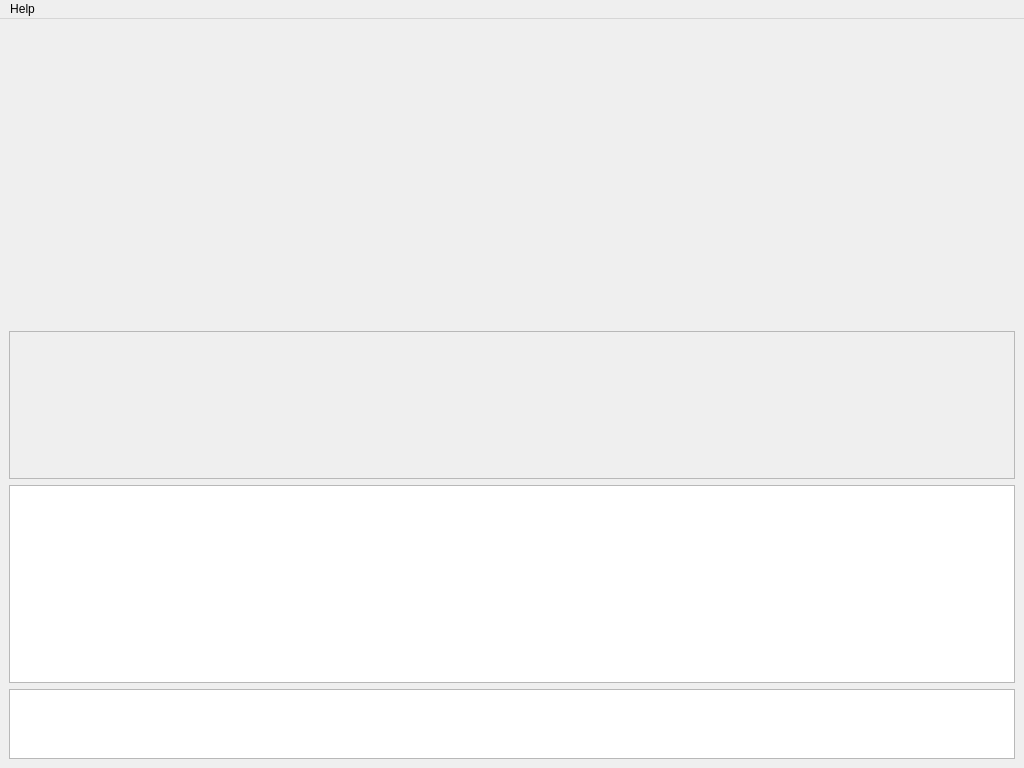
<?xml version="1.0" encoding="UTF-8"?>
<ui version="4.0">
 <class>ClientMainWindow</class>
 <widget class="QMainWindow" name="ClientMainWindow">
  <property name="geometry">
   <rect>
    <x>0</x>
    <y>0</y>
    <width>1024</width>
    <height>768</height>
   </rect>
  </property>
  <property name="windowTitle">
   <string>Video Panzer</string>
  </property>
  <widget class="QWidget" name="centralwidget">
   <layout class="QVBoxLayout" name="verticalLayout" stretch="6,3,4,1">
    <item>
     <widget class="CameraHandler" name="mainCameraHandler" native="true"/>
    </item>
    <item>
     <widget class="QScrollArea" name="scrollArea">
      <property name="widgetResizable">
       <bool>true</bool>
      </property>
      <widget class="ConversationCameraHandler" name="conversationCameraHandler">
       <property name="geometry">
        <rect>
         <x>0</x>
         <y>0</y>
         <width>1004</width>
         <height>146</height>
        </rect>
       </property>
      </widget>
     </widget>
    </item>
    <item>
     <widget class="QTextBrowser" name="textBrowser">
      <property name="lineWidth">
       <number>1</number>
      </property>
     </widget>
    </item>
    <item>
     <widget class="InputMessage" name="inputMessage">
      <property name="lineWidth">
       <number>1</number>
      </property>
     </widget>
    </item>
   </layout>
  </widget>
  <widget class="QMenuBar" name="menubar">
   <property name="geometry">
    <rect>
     <x>0</x>
     <y>0</y>
     <width>1024</width>
     <height>22</height>
    </rect>
   </property>
   <widget class="QMenu" name="menuHelp">
    <property name="title">
     <string>Help</string>
    </property>
    <addaction name="actionAbout"/>
   </widget>
   <addaction name="menuHelp"/>
  </widget>
  <action name="actionAbout">
   <property name="text">
    <string>About</string>
   </property>
  </action>
 </widget>
 <customwidgets>
  <customwidget>
   <class>ConversationCameraHandler</class>
   <extends>QWidget</extends>
   <header>conversationcamerahandler.h</header>
   <container>1</container>
  </customwidget>
  <customwidget>
   <class>InputMessage</class>
   <extends>QPlainTextEdit</extends>
   <header>inputmessage.h</header>
  </customwidget>
  <customwidget>
   <class>CameraHandler</class>
   <extends>QWidget</extends>
   <header>camerahandler.h</header>
   <container>1</container>
  </customwidget>
 </customwidgets>
 <resources/>
 <connections/>
</ui>
